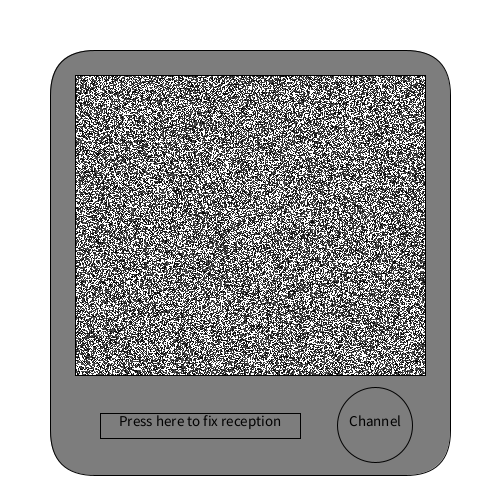
Frame 1 (no input)
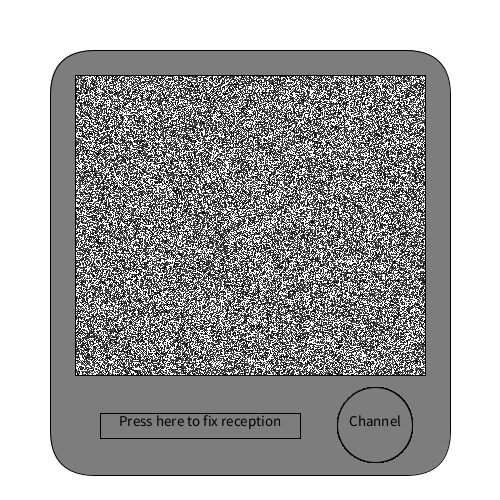
Frame 60 (the mouse pressed at the canvas centre just before this capture)
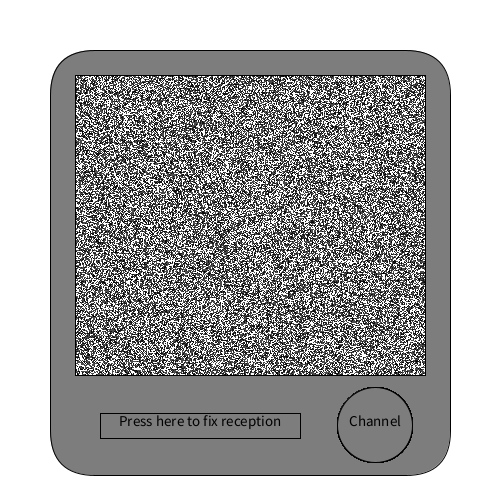
Frame 120 (the mouse held since frame 60 and released just before this capture)

The Processing sketch that drew these frames (run headless with seeded random() and noise(); from frame 60 on, the mouse is pressed at the canvas centre):

// Processing sketch: s19magd150lab05_Marinkovic
// ── s19magd150lab05_Marinkovic.pde
boolean receptionFixed = false;
int channel = 0;
int rectColor = 125;
int circleColor = 125;
String prevMouseState = "Released";
void setup()
{
  size(500,500);
  background(255);
 
  fill(125);
  rect(50,50,400,425,45);
  fill(255);
  rect(75,75,350,300);
  strokeWeight(1);
  for (int x=0;x<100000;x++)
  {
    point(75+random(350),75+random(300));
  }
}
void draw()
{
  fill(rectColor);
  rect(100,413,200,25);
  String s = "Press here to fix reception";
  fill(0);
  textSize(15);
  textAlign(CENTER);
  text(s, 100, 415, 200, 25);
  fill(circleColor);
  ellipse(375,425,75,75);
  s = "Channel";
  textSize(15);
  textAlign(CENTER);
  fill(0);
  text(s, 337,415, 75, 75);
  if (inRect())
  {
    if (mousePressed)
    {
      if (receptionFixed == false)
      {
        channel = round(random(3)+1);
      }
      receptionFixed = true;
    }
  }
  if (inCircle())
  {
    if (mousePressed && receptionFixed == true && prevMouseState.equals("Released"))
    {
       if (channel == 3)
       {
         channel = 1;
       }
       else
       {
         channel++;
       }
    }
  }   
  switch(channel)
  {
    case 1:
      fill(255,0,0);
      rect(75,75,350,300);
      break;
    case 2:
      fill(0,255,0);
      rect(75,75,350,300);
      break;
    case 3:
      fill(0,0,255);
      rect(75,75,350,300);
      break;
  }
  if (mousePressed)
  {
    prevMouseState = "Pressed";
  }
  else
  {
    prevMouseState = "Released";
  }
}

boolean inRect()
{
  if (mouseX > 100 && mouseX < 300 && mouseY > 413 && mouseY < 438)
  {
    rectColor = 175;
    return true;
  }
  else
  {
    rectColor = 125;
    return false;
  }
}
boolean inCircle() 
{
  int diameter = 75;
  int x = 375;
  int y = 425;
  float disX = x - mouseX;
  float disY = y - mouseY;
  if (sqrt(sq(disX) + sq(disY)) < diameter/2 ) 
  {
    circleColor = 175;
    return true;
  }
  else
  {
    circleColor = 125;
    return false;
  }
}
